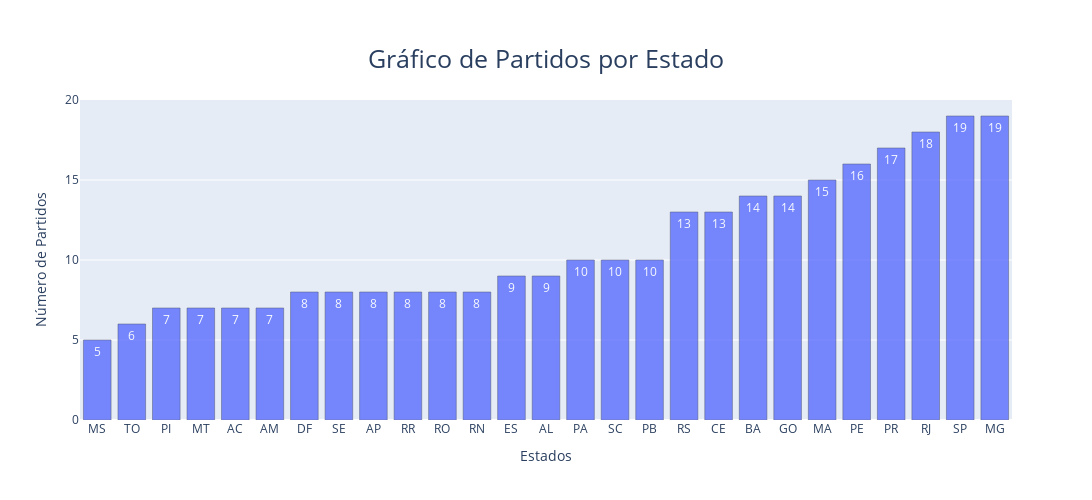

Write notebook code for a chart like this one.
### Markdown cell above
#### NÚMERO DE PARTIDOS POR ESTADO

### Code cell
# TRABALHANDO VARIÁVEL #
partidos_por_estado = lista_deputados.groupby(['ufLegislacao'])['siglaPartido'].nunique()
partidos_por_estado = partidos_por_estado.sort_values(ascending=True)
x = list(partidos_por_estado.keys())
y = partidos_por_estado.tolist()

# PLOTANDO GRÁFICO #
fig = go.Figure(data=[go.Bar(
            x=x, y=y,
            text=y,
            textposition='auto')]) 

fig.update_layout(width=1280, 
                  height=500,     
                  title={'text': "Gráfico de Partidos por Estado",'y':0.9,'x':0.5,'xanchor': 'center','yanchor': 'top'},
                  titlefont=dict(size=25),
                  xaxis_title="Estados",
                  yaxis_title="Número de Partidos")

fig.update_traces(marker_color='rgb(70,92,277)', 
                  marker_line_color='rgb(19,25,61)',
                  marker_line_width=0.5, opacity=0.7,
                  texttemplate='%{value:.2}',
                  textposition='inside')

fig.update_yaxes(automargin=True)
config = {'displayModeBar': True}

fig.show(config=config)
fig.write_html("file.html")

### Figure 1 — Plotly figure (JSON) as saved in the notebook; plotly's stock layout.template omitted (floating-point values rounded to 4 significant figures)
{"data": [{"marker": {"color": "rgb(70,92,277)", "line": {"color": "rgb(19,25,61)", "width": 0.5}}, "opacity": 0.7, "text": ["5", "6", "7", "7", "7", "7", "8", "8", "8", "8", "8", "8", "9", "9", "10", "10", "10", "13", "13", "14", "14", "15", "16", "17", "18", "19", "19"], "textposition": "inside", "texttemplate": "%{value:.2}", "type": "bar", "x": ["MS", "TO", "PI", "MT", "AC", "AM", "DF", "SE", "AP", "RR", "RO", "RN", "ES", "AL", "PA", "SC", "PB", "RS", "CE", "BA", "GO", "MA", "PE", "PR", "RJ", "SP", "MG"], "y": [5, 6, 7, 7, 7, 7, 8, 8, 8, 8, 8, 8, 9, 9, 10, 10, 10, 13, 13, 14, 14, 15, 16, 17, 18, 19, 19]}], "layout": {"height": 500, "title": {"font": {"size": 25}, "text": "Gráfico de Partidos por Estado", "x": 0.5, "xanchor": "center", "y": 0.9, "yanchor": "top"}, "width": 1280, "xaxis": {"title": {"text": "Estados"}}, "yaxis": {"automargin": true, "title": {"text": "Número de Partidos"}}}}
